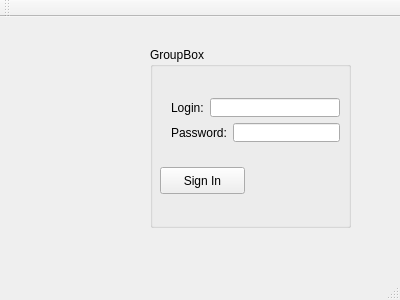
<?xml version="1.0" encoding="UTF-8"?>
<ui version="4.0">
 <class>MainWindow</class>
 <widget class="QMainWindow" name="MainWindow">
  <property name="geometry">
   <rect>
    <x>0</x>
    <y>0</y>
    <width>400</width>
    <height>300</height>
   </rect>
  </property>
  <property name="windowTitle">
   <string>Lesson 11 (Image using label)</string>
  </property>
  <widget class="QWidget" name="centralWidget">
   <widget class="QGroupBox" name="groupBox">
    <property name="geometry">
     <rect>
      <x>150</x>
      <y>30</y>
      <width>201</width>
      <height>181</height>
     </rect>
    </property>
    <property name="title">
     <string>GroupBox</string>
    </property>
    <widget class="QPushButton" name="pushButton">
     <property name="geometry">
      <rect>
       <x>10</x>
       <y>120</y>
       <width>85</width>
       <height>27</height>
      </rect>
     </property>
     <property name="text">
      <string>Sign In</string>
     </property>
    </widget>
    <widget class="QWidget" name="layoutWidget">
     <property name="geometry">
      <rect>
       <x>10</x>
       <y>40</y>
       <width>191</width>
       <height>66</height>
      </rect>
     </property>
     <layout class="QVBoxLayout" name="verticalLayout">
      <item>
       <layout class="QGridLayout" name="gridLayout">
        <item row="0" column="0">
         <widget class="QLabel" name="label">
          <property name="text">
           <string>Login:</string>
          </property>
         </widget>
        </item>
        <item row="0" column="1">
         <widget class="QLineEdit" name="login"/>
        </item>
       </layout>
      </item>
      <item>
       <layout class="QHBoxLayout" name="horizontalLayout_2">
        <item>
         <widget class="QLabel" name="label_2">
          <property name="text">
           <string>Password:</string>
          </property>
         </widget>
        </item>
        <item>
         <widget class="QLineEdit" name="password"/>
        </item>
       </layout>
      </item>
     </layout>
    </widget>
   </widget>
  </widget>
  <widget class="QMenuBar" name="menuBar">
   <property name="geometry">
    <rect>
     <x>0</x>
     <y>0</y>
     <width>400</width>
     <height>27</height>
    </rect>
   </property>
  </widget>
  <widget class="QToolBar" name="mainToolBar">
   <attribute name="toolBarArea">
    <enum>TopToolBarArea</enum>
   </attribute>
   <attribute name="toolBarBreak">
    <bool>false</bool>
   </attribute>
  </widget>
  <widget class="QStatusBar" name="statusBar"/>
 </widget>
 <layoutdefault spacing="6" margin="11"/>
 <resources/>
 <connections/>
</ui>
